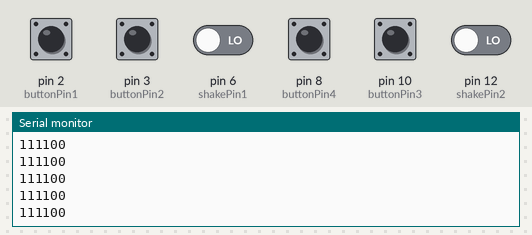
Simulated run of this sketch. Board: Arduino Uno, built with avr-gcc and run on an emulated ATmega328P. Shown: the last lines printed to the serial monitor. Inputs (shaded band) come from the test bench; at power-on: pin 2 (buttonPin1), pin 3 (buttonPin2), pin 8 (buttonPin4), pin 10 (buttonPin3) HIGH, pin 6 (shakePin1), pin 12 (shakePin2) LOW.

Above: at 1.2 s.
1.3 s: pin 2 (buttonPin1) pulled LOW for 0.15 s
2.9 s: pin 3 (buttonPin2) pulled LOW for 0.15 s
4.5 s: pin 6 (shakePin1) driven HIGH
At 5.2 s:
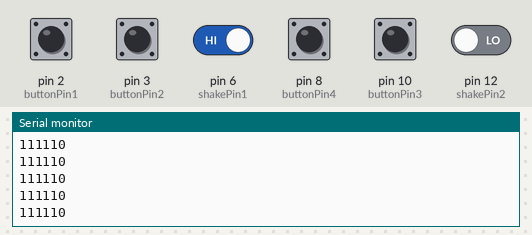
6.0 s: pin 8 (buttonPin4) pulled LOW for 0.15 s
7.6 s: pin 10 (buttonPin3) pulled LOW for 0.15 s
9.2 s: pin 12 (shakePin2) driven HIGH
At 9.7 s:
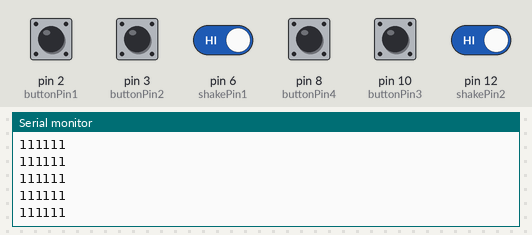
Timing chart, 0 to 11.7 s (numbered marks = the images above; inputs shaded):
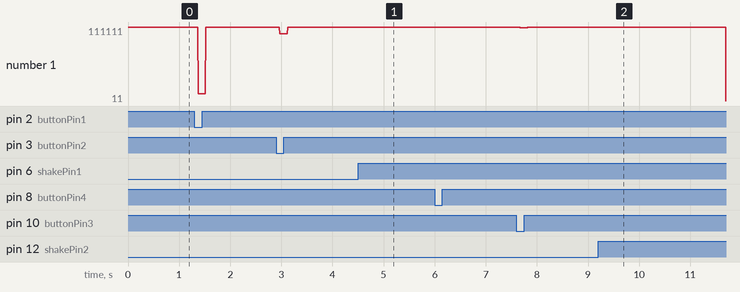

Measured:
- after the input at 4.5 s, the serial monitor: prints a new line after 0.07 s (image 1)
- after the input at 9.2 s, the serial monitor: prints a new line after 0.07 s (image 2)
- plotted number 1: 111100 → 111110 after the input at 4.5 s

The sketch:

main.ino
```cpp
int buttonVal = 0;
int bounceWait = 10;
int buttonPin1 = 2;
int buttonPin2 = 3;
int buttonPin3 = 10;
int buttonPin4 = 8;
int shakePin1 = 6;
int shakePin2 = 12;

String pinVal1;
String pinVal2;
String pinVal3;
String pinVal4;
String shakeVal1;
String shakeVal2;

int currentPotVal;
int newPotVal;

void setup() {


    pinMode(buttonPin1, INPUT_PULLUP);
    pinMode(buttonPin2, INPUT_PULLUP);
    pinMode(buttonPin3, INPUT_PULLUP);
    pinMode(buttonPin4, INPUT_PULLUP);
    pinMode(shakePin1, INPUT);
    pinMode(shakePin2, INPUT);
    Serial.begin(9600);

}

void loop() {


    pinVal1 = String(digitalRead(buttonPin1));
    pinVal2 = String(digitalRead(buttonPin2));
    pinVal3 = String(digitalRead(buttonPin3));
    pinVal4 = String(digitalRead(buttonPin4));
    shakeVal1 = String(digitalRead(shakePin1));
    shakeVal2 = String(digitalRead(shakePin2));


    Serial.println(pinVal1 + pinVal2 + pinVal3 + pinVal4 + shakeVal1 + shakeVal2);


}
```
